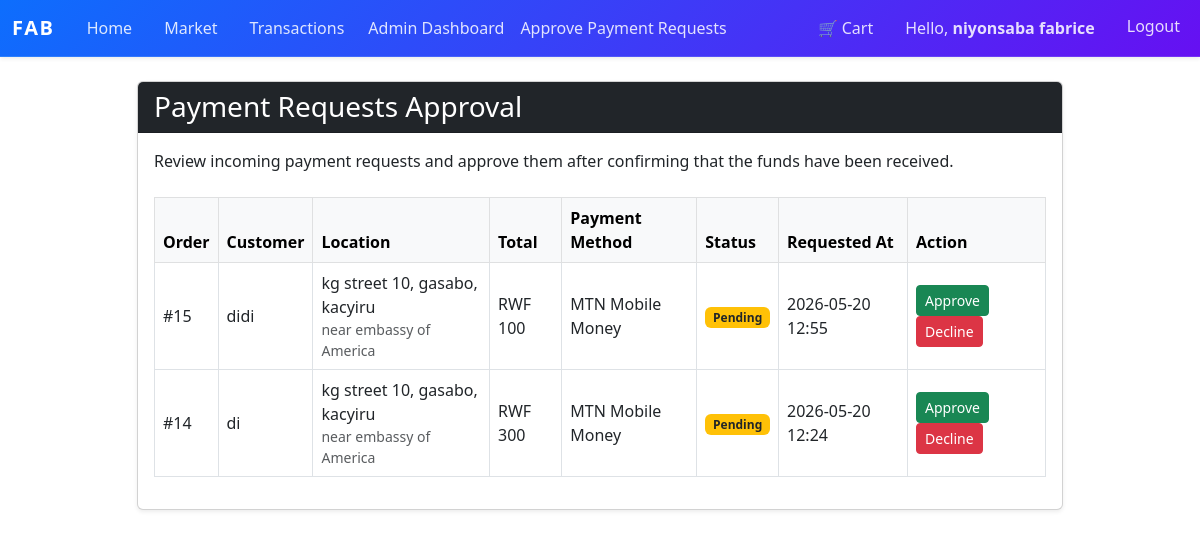
The app's page /admin/top-up-requests (signed in), older data.
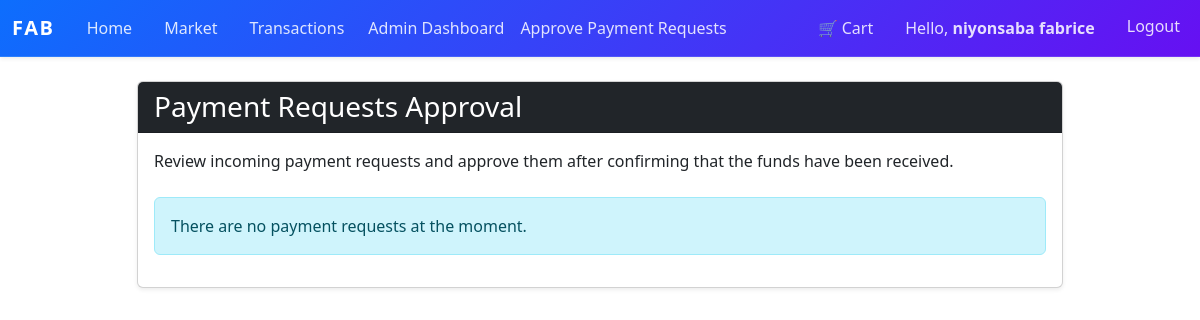
The same page, newer data.
### market/models.py (models this page shows, shortened)
class Order(db.Model):
    __tablename__ = 'order'
    id             = db.Column(db.Integer, primary_key=True)
    user_id        = db.Column(db.Integer, db.ForeignKey('user.id'), nullable=False)
    items          = db.Column(db.Text, nullable=False)       # JSON string of cart items
    total_price    = db.Column(db.Integer, nullable=False)
    payment_method = db.Column(db.String(20), nullable=False)
    sector         = db.Column(db.String(100), nullable=False)
    district       = db.Column(db.String(100), nullable=False)
    street         = db.Column(db.String(100), nullable=False)
    location_note  = db.Column(db.String(255), nullable=True)
    status         = db.Column(db.String(20), nullable=False, default='pending')  # pending | approved | completed | cancelled
    created_at     = db.Column(db.DateTime, nullable=False, default=lambda: datetime.now(timezone.utc))  # ✅ FIXED: utcnow() deprecated
    approved_at    = db.Column(db.DateTime)
    approver_id    = db.Column(db.Integer, db.ForeignKey('user.id'))
    user     = db.relationship('User', foreign_keys=[user_id],     backref='orders')
    approver = db.relationship('User', foreign_keys=[approver_id], backref='approved_orders')

class User(db.Model, UserMixin):  # ✅ FIXED: only ONE User class (merged both into this one)
    __tablename__ = 'user'
    id               = db.Column(db.Integer, primary_key=True)
    username         = db.Column(db.String(100), nullable=False, unique=True)
    email_address    = db.Column(db.String(120), nullable=False, unique=True)
    password_hash    = db.Column(db.String(200), nullable=False)
    budget           = db.Column(db.Integer, nullable=False, default=1000)
    items            = db.relationship('Item', backref='owned_user', lazy=True)
    top_up_requests  = db.relationship(
                            'TopUpRequest',
                            backref='requester',           # ✅ FIXED: renamed backref to avoid clash with Transaction backref 'user'
                            lazy=True,
                            foreign_keys='TopUpRequest.user_id'
                        )
    transactions     = db.relationship('Transaction', backref='user', lazy=True)  # ✅ FIXED: moved here from duplicate class
    @property
    def password(self):
        raise AttributeError('Password is not a readable attribute!')

### market/routes.py (the view)
@app.route('/admin/top-up-requests')
@login_required
def top_up_requests():
    if not is_site_owner():
        flash('Admin access only', category='danger')
        return redirect(url_for('market_page'))
    orders = Order.query.filter_by(status='pending').order_by(Order.created_at.desc()).all()
    return render_template('top_up_requests.html', orders=orders)

### market/models.py (called while the page is built)
@login_manager.user_loader
def load_user(user_id):
    return db.session.get(User, int(user_id))  # ✅ FIXED: replaced deprecated User.query.get()

### market/routes.py (called while the page is built)
def is_site_owner():
    return current_user.is_authenticated and current_user.id == 1

### market/templates/top_up_requests.html (shortened to what the changed rows need)
{% extends "base.html" %}
{% block content %}
<div class="row justify-content-center">
    <div class="col-md-10">
        <div class="card shadow-sm">
        <div class="card-body">
            <p class="mb-4">Review incoming payment requests and approve them after confirming that the funds have been received.</p>
                {% if orders %}
                <div class="table-responsive">
                    <table class="table table-bordered table-hover align-middle">
                        <thead class="table-light">
                            <tr>
                                <th>Order</th>
                                <th>Customer</th>
                                <th>Location</th>
                                <th>Total</th>
                                <th>Payment Method</th>
                                <th>Status</th>
                                <th>Requested At</th>
                                <th>Action</th>
                            </tr>
                        </thead>
                        <tbody>
                            {% for order in orders %}
                            <tr>
                                <td>#{{ order.id }}</td>
                                <td>{{ order.user.username }}</td>
                                <td>
                                    {{ order.street }}, {{ order.district }}, {{ order.sector }}
                                    {% if order.location_note %}
                                    <div class="text-muted small">{{ order.location_note }}</div>
                                    {% endif %}
                                </td>
                                <td>RWF {{ order.total_price }}</td>
                                <td>
                                    {% if order.payment_method == 'mtn' %}
                                        MTN Mobile Money
                                    {% elif order.payment_method == 'equity' %}
                                        Equity Bank Transfer
                                    {% else %}
                                        Wallet Balance
                                    {% endif %}
                                </td>
                                <td>
                                    {% if order.status == 'pending' %}
                                        <span class="badge bg-warning text-dark">Pending</span>
                                    {% elif order.status == 'approved' %}
                                        <span class="badge bg-success">Approved</span>
                                    {% elif order.status == 'completed' %}
                                        <span class="badge bg-primary">Completed</span>
                                    {% else %}
                                        <span class="badge bg-danger">Cancelled</span>
                                    {% endif %}
                                </td>
                                <td>{{ order.created_at.strftime('%Y-%m-%d %H:%M') }}</td>
                                <td>
                                    {% if order.status == 'pending' %}
                                    <a href="{{ url_for('manage_top_up_request', order_id=order.id, action='approve') }}" class="btn btn-sm btn-success me-1">Approve</a>
                                    <a href="{{ url_for('manage_top_up_request', order_id=order.id, action='decline') }}" class="btn btn-sm btn-danger">Decline</a>
                                    {% else %}
                                    <span class="text-muted">No actions</span>
                                    {% endif %}
                                </td>
                            </tr>
                            {% endfor %}
                        </tbody>
                    </table>
                </div>
                {% else %}
                <div class="alert alert-info" role="alert">
                    There are no payment requests at the moment.
                </div>
                {% endif %}
            </div>
        </div>
    </div>
</div>
{% endblock %}

Row changes from the older to the newer data that the page shows:
no longer on this page (row edited): Order: id "15", user.username "didi", street "kg street 10", district "gasabo", sector "kacyiru", location_note "near embassy of America", total_price "100", payment_method "MTN Mobile Money", status "Pending", created_at "2026-05-20 12:55"
no longer on this page (row edited): Order: id "14", user.username "di", street "kg street 10", district "gasabo", sector "kacyiru", location_note "near embassy of America", total_price "300", payment_method "MTN Mobile Money", status "Pending", created_at "2026-05-20 12:24"
Text that changed along with them:
text no longer shown: "Order Customer Location Total Payment Method Status Requested At Action"
text now shown: "There are no payment requests at the moment."
